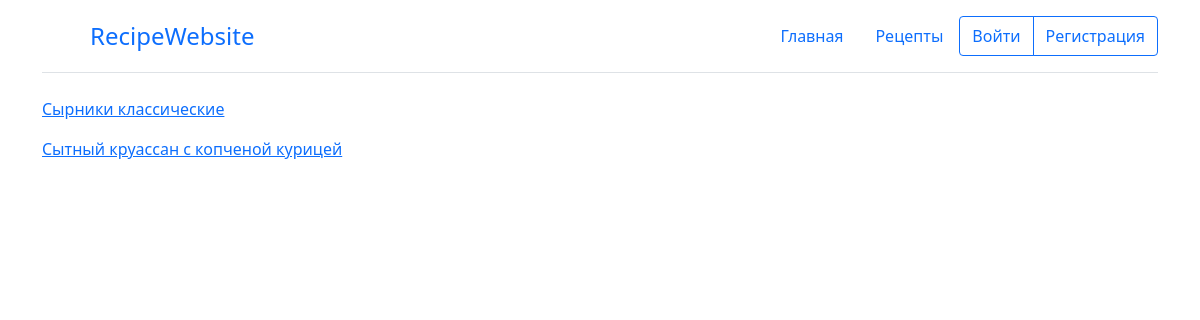
The app's page /recipes/ with its own data.
### Recipe/models.py (models this page shows)
class Recipe(models.Model):
    name = models.CharField(max_length=100)
    user = models.ForeignKey(user, on_delete=models.CASCADE)
    description = models.TextField()
    ingredients = models.ManyToManyField(Product, through="Ingredient")
    steps = models.TextField()
    def get_absolute_url(self):
        return reverse("recipe", kwargs={"recipe_id": self.pk})
    def __str__(self):
        return self.name

### Recipe/views.py (the view)
# urls.py: path('recipes/', views.all_recipes, name="all_recipes"),
def all_recipes(request):
    recipes = Recipe.objects.all()
    context = {
        "title": "Рецепты",
        "recipes": recipes
    }
    return render(request, "Recipe/all_recipes.html", context=context)

### templates/Recipe/all_recipes.html
{% extends "base.html" %}
{% load bootstrap5 %}
{% load static %}
{% block content %}
    <div class="container">
        {% for recipe in recipes %}
        <a href={{ recipe.get_absolute_url }}>
            <p>{{ recipe }}</p>
        </a>
        {% endfor %}
    </div>
{% endblock %}

### records on screen
Recipe: name "Сырники классические"
Recipe: name "Сытный круассан с копченой курицей"
